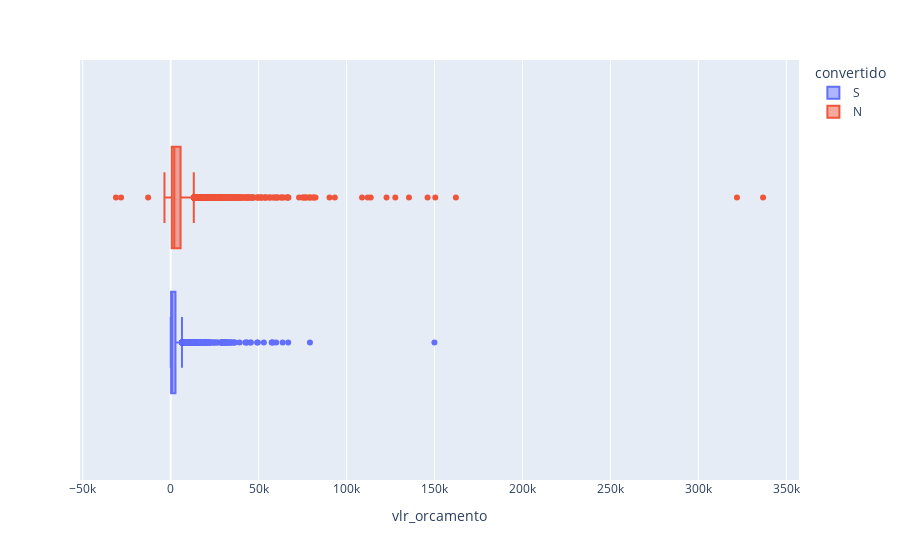

Write notebook code for a chart like this one.
### Code cell
px.box(dados, x = 'vlr_orcamento', color = 'convertido')

### Figure 1 — Plotly figure (JSON) as saved in the notebook; plotly's stock layout.template omitted (floating-point values rounded to 4 significant figures; data arrays with more than 128 entries replaced by an {"elided": "..."} marker saying what was removed)
{"data": [{"alignmentgroup": "True", "hovertemplate": "convertido=S<br>vlr_orcamento=%{x}<extra></extra>", "legendgroup": "S", "marker": {"color": "#636efa"}, "name": "S", "notched": false, "offsetgroup": "S", "orientation": "h", "showlegend": true, "type": "box", "x": {"elided": "4232 float values"}, "x0": " ", "xaxis": "x", "y0": " ", "yaxis": "y"}, {"alignmentgroup": "True", "hovertemplate": "convertido=N<br>vlr_orcamento=%{x}<extra></extra>", "legendgroup": "N", "marker": {"color": "#EF553B"}, "name": "N", "notched": false, "offsetgroup": "N", "orientation": "h", "showlegend": true, "type": "box", "x": {"elided": "5146 float values"}, "x0": " ", "xaxis": "x", "y0": " ", "yaxis": "y"}], "layout": {"boxmode": "group", "legend": {"title": {"text": "convertido"}, "tracegroupgap": 0}, "margin": {"t": 60}, "xaxis": {"anchor": "y", "domain": [0, 1], "title": {"text": "vlr_orcamento"}}, "yaxis": {"anchor": "x", "domain": [0, 1]}}}
